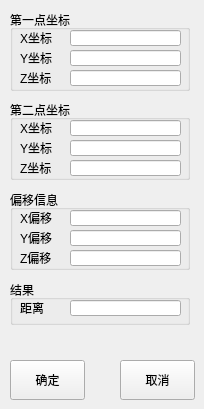
   <widget class="QWidget" name="page_3">
    <widget class="QPushButton" name="pushButton_8">
     <property name="geometry">
      <rect>
       <x>10</x>
       <y>360</y>
       <width>75</width>
       <height>40</height>
      </rect>
     </property>
     <property name="text">
      <string>确定</string>
     </property>
    </widget>
    <widget class="QGroupBox" name="groupBox_4">
     <property name="geometry">
      <rect>
       <x>10</x>
       <y>190</y>
       <width>180</width>
       <height>80</height>
      </rect>
     </property>
     <property name="title">
      <string>偏移信息</string>
     </property>
     <widget class="QLabel" name="label_10">
      <property name="geometry">
       <rect>
        <x>10</x>
        <y>20</y>
        <width>41</width>
        <height>16</height>
       </rect>
      </property>
      <property name="text">
       <string>X偏移</string>
      </property>
     </widget>
     <widget class="QLineEdit" name="LinXOffset">
      <property name="geometry">
       <rect>
        <x>60</x>
        <y>20</y>
        <width>111</width>
        <height>16</height>
       </rect>
      </property>
      <property name="text">
       <string/>
      </property>
      <property name="readOnly">
       <bool>true</bool>
      </property>
     </widget>
     <widget class="QLineEdit" name="LinYOffset">
      <property name="geometry">
       <rect>
        <x>60</x>
        <y>40</y>
        <width>111</width>
        <height>16</height>
       </rect>
      </property>
      <property name="text">
       <string/>
      </property>
      <property name="readOnly">
       <bool>true</bool>
      </property>
     </widget>
     <widget class="QLabel" name="label_11">
      <property name="geometry">
       <rect>
        <x>10</x>
        <y>40</y>
        <width>41</width>
        <height>16</height>
       </rect>
      </property>
      <property name="text">
       <string>Y偏移</string>
      </property>
     </widget>
     <widget class="QLabel" name="label_12">
      <property name="geometry">
       <rect>
        <x>10</x>
        <y>60</y>
        <width>41</width>
        <height>16</height>
       </rect>
      </property>
      <property name="text">
       <string>Z偏移</string>
      </property>
     </widget>
     <widget class="QLineEdit" name="LinZOffset">
      <property name="geometry">
       <rect>
        <x>60</x>
        <y>60</y>
        <width>111</width>
        <height>16</height>
       </rect>
      </property>
      <property name="text">
       <string/>
      </property>
      <property name="readOnly">
       <bool>true</bool>
      </property>
     </widget>
    </widget>
    <widget class="QPushButton" name="pushButton_9">
     <property name="geometry">
      <rect>
       <x>120</x>
       <y>360</y>
       <width>75</width>
       <height>40</height>
      </rect>
     </property>
     <property name="text">
      <string>取消</string>
     </property>
    </widget>
    <widget class="QGroupBox" name="groupBox_5">
     <property name="geometry">
      <rect>
       <x>10</x>
       <y>100</y>
       <width>180</width>
       <height>80</height>
      </rect>
     </property>
     <property name="title">
      <string>第二点坐标</string>
     </property>
     <widget class="QLabel" name="label_13">
      <property name="geometry">
       <rect>
        <x>10</x>
        <y>20</y>
        <width>41</width>
        <height>16</height>
       </rect>
      </property>
      <property name="text">
       <string>X坐标</string>
      </property>
     </widget>
     <widget class="QLineEdit" name="LinTwoXCoordinate">
      <property name="geometry">
       <rect>
        <x>60</x>
        <y>20</y>
        <width>111</width>
        <height>16</height>
       </rect>
      </property>
      <property name="text">
       <string/>
      </property>
      <property name="readOnly">
       <bool>true</bool>
      </property>
     </widget>
     <widget class="QLineEdit" name="LinTwoYCoordinate">
      <property name="geometry">
       <rect>
        <x>60</x>
        <y>40</y>
        <width>111</width>
        <height>16</height>
       </rect>
      </property>
      <property name="text">
       <string/>
      </property>
      <property name="readOnly">
       <bool>true</bool>
      </property>
     </widget>
     <widget class="QLabel" name="label_14">
      <property name="geometry">
       <rect>
        <x>10</x>
        <y>40</y>
        <width>41</width>
        <height>16</height>
       </rect>
      </property>
      <property name="text">
       <string>Y坐标</string>
      </property>
     </widget>
     <widget class="QLabel" name="label_15">
      <property name="geometry">
       <rect>
        <x>10</x>
        <y>60</y>
        <width>41</width>
        <height>16</height>
       </rect>
      </property>
      <property name="text">
       <string>Z坐标</string>
      </property>
     </widget>
     <widget class="QLineEdit" name="LinTwoZCoordinate">
      <property name="geometry">
       <rect>
        <x>60</x>
        <y>60</y>
        <width>111</width>
        <height>16</height>
       </rect>
      </property>
      <property name="text">
       <string/>
      </property>
      <property name="readOnly">
       <bool>true</bool>
      </property>
     </widget>
    </widget>
    <widget class="QGroupBox" name="groupBox_6">
     <property name="geometry">
      <rect>
       <x>10</x>
       <y>10</y>
       <width>180</width>
       <height>81</height>
      </rect>
     </property>
     <property name="title">
      <string>第一点坐标</string>
     </property>
     <widget class="QLabel" name="label_16">
      <property name="geometry">
       <rect>
        <x>10</x>
        <y>20</y>
        <width>41</width>
        <height>16</height>
       </rect>
      </property>
      <property name="text">
       <string>X坐标</string>
      </property>
     </widget>
     <widget class="QLineEdit" name="LinOneXCoordinate">
      <property name="geometry">
       <rect>
        <x>60</x>
        <y>20</y>
        <width>111</width>
        <height>16</height>
       </rect>
      </property>
      <property name="text">
       <string/>
      </property>
      <property name="readOnly">
       <bool>true</bool>
      </property>
     </widget>
     <widget class="QLabel" name="label_17">
      <property name="geometry">
       <rect>
        <x>10</x>
        <y>40</y>
        <width>41</width>
        <height>16</height>
       </rect>
      </property>
      <property name="text">
       <string>Y坐标</string>
      </property>
     </widget>
     <widget class="QLineEdit" name="LinOneYCoordinate">
      <property name="geometry">
       <rect>
        <x>60</x>
        <y>40</y>
        <width>111</width>
        <height>16</height>
       </rect>
      </property>
      <property name="text">
       <string/>
      </property>
      <property name="readOnly">
       <bool>true</bool>
      </property>
     </widget>
     <widget class="QLineEdit" name="LinOneZCoordinate">
      <property name="geometry">
       <rect>
        <x>60</x>
        <y>60</y>
        <width>111</width>
        <height>16</height>
       </rect>
      </property>
      <property name="text">
       <string/>
      </property>
      <property name="readOnly">
       <bool>true</bool>
      </property>
     </widget>
     <widget class="QLabel" name="label_18">
      <property name="geometry">
       <rect>
        <x>10</x>
        <y>60</y>
        <width>41</width>
        <height>16</height>
       </rect>
      </property>
      <property name="text">
       <string>Z坐标</string>
      </property>
     </widget>
    </widget>
    <widget class="QGroupBox" name="groupBox_15">
     <property name="geometry">
      <rect>
       <x>10</x>
       <y>280</y>
       <width>180</width>
       <height>45</height>
      </rect>
     </property>
     <property name="title">
      <string>结果</string>
     </property>
     <widget class="QLabel" name="label_53">
      <property name="geometry">
       <rect>
        <x>10</x>
        <y>20</y>
        <width>41</width>
        <height>16</height>
       </rect>
      </property>
      <property name="text">
       <string>距离</string>
      </property>
     </widget>
     <widget class="QLineEdit" name="TwoLength">
      <property name="geometry">
       <rect>
        <x>60</x>
        <y>20</y>
        <width>111</width>
        <height>16</height>
       </rect>
      </property>
      <property name="text">
       <string/>
      </property>
      <property name="readOnly">
       <bool>true</bool>
      </property>
     </widget>
    </widget>
   </widget>
